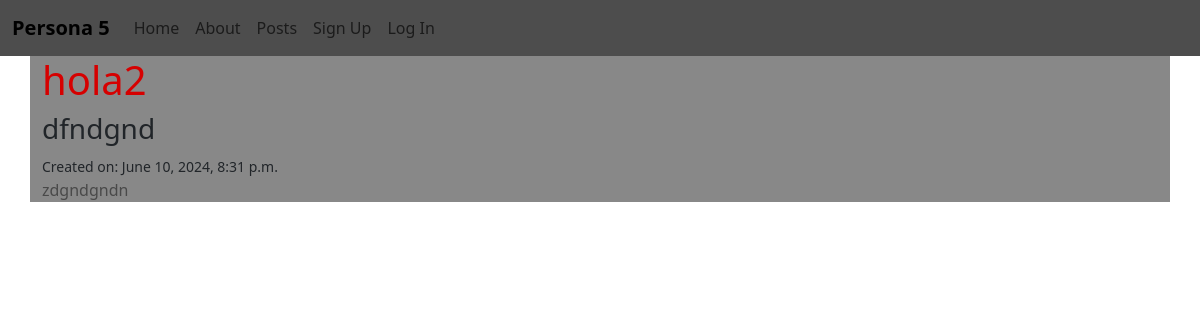
Screenshot of /posts/8/ with the database file from the repository.
### posts/models.py (models this page shows, shortened)
class Post(models.Model):
    title = models.CharField(max_length=128)
    subtitle = models.CharField(max_length=256)
    body = models.TextField()
    author = models.ForeignKey(
        get_user_model(),
        on_delete=models.CASCADE
    )
    created_on = models.DateTimeField(auto_now_add=True)
    status = models.ForeignKey(
        Status,
        on_delete=models.CASCADE
    )

### posts/views.py (the view)
# urls.py: path("<int:pk>/", views.PostDetailView.as_view(), name="detail"),
class PostDetailView(DetailView):
    template_name = "posts/detail.html"
    model = Post

### templates/posts/detail.html (shortened to what this page needs)
{% extends 'base.html' %}
{% block content %}
<h1>{{ post.title }}</h1>
<h3>{{ post.subtitle }}</h3>
<small>Created on: {{ post.created_on }}</small>
<p>{{ post.body }}</p>
{% endblock content %}

### static/css/base.css (style rules this page uses)
h1 { color: rgb(214, 0, 0); }
p { color: rgb(73, 73, 73); }

### rows the page displays
Post: title "hola2", subtitle "dfndgnd", created_on "June 10, 2024, 8:31 p.m.", body "zdgndgndn"
